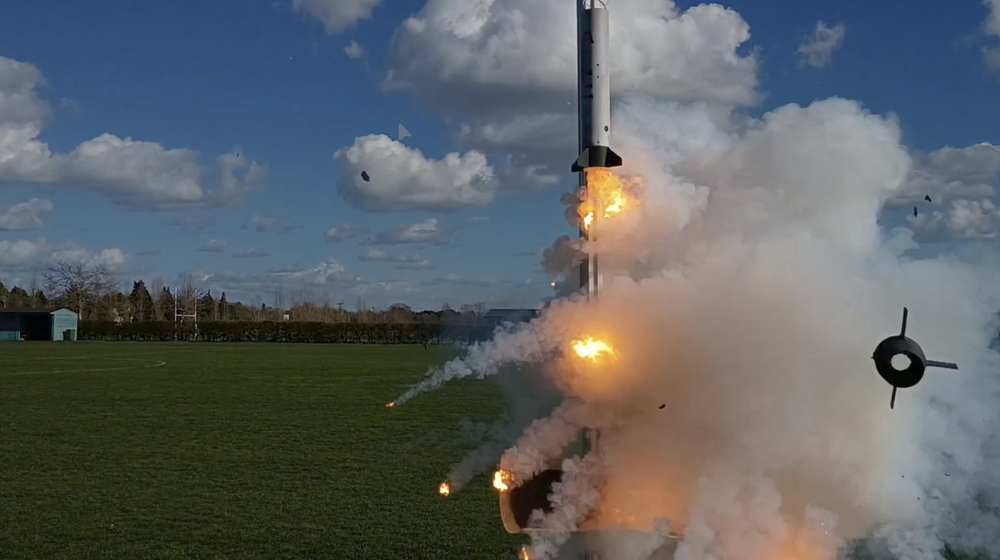
#> input picture image.png, 1000 x 560 px, shrunk from 2011 x 1126 before the run, found by its file name
$ python image_editing.py
#> lines starting #> are read from the running program, lines starting #| are printed output that depends on the picture
from PIL import Image
old_image = Image.open("image.png")
#> old_image is the input picture: PIL image 1000x560 RGBA; mean R, G, B, A 92.9, 98.4, 101, 255
print(old_image.size)
#| (1000, 560)
new_image = Image.new("RGB", old_image.size)
#> new_image: PIL image 1000x560 RGB; every value is 0
pixels_old = old_image.load()
pixels_new = new_image.load()
old_image.show()

#red
for y in range(old_image.size[1]):
    for x in range(old_image.size[0]):
        pixels_new[x,y] = (pixels_old[x,y][0],0,0)
new_image.show()
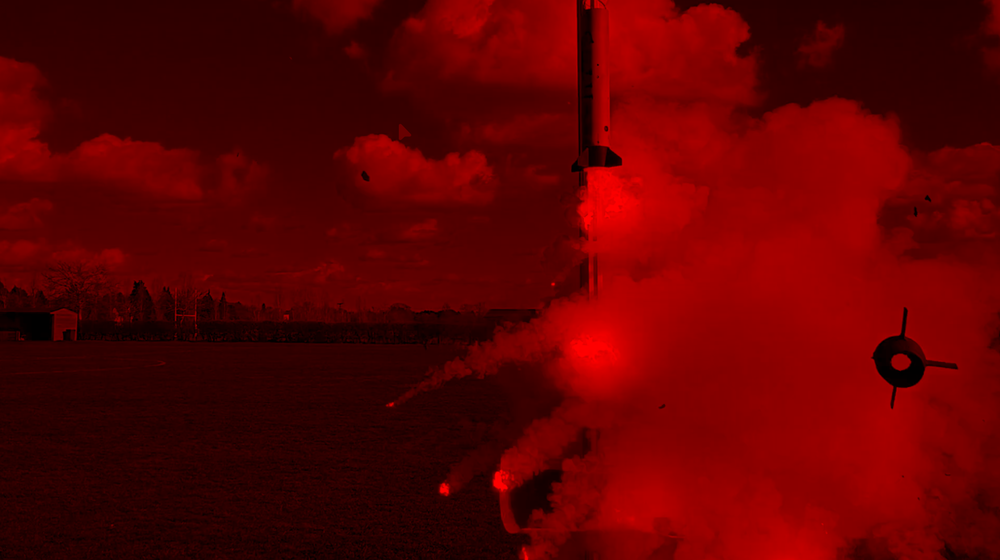
#> shown: PIL image 1000x560 RGB; mean R, G, B 92.9, 0, 0

# greyscale
for y in range(old_image.size[1]):
    for x in range(old_image.size[0]):
        value = (pixels_old[x,y][0]+pixels_old[x,y][1]+pixels_old[x,y][2])//3
        pixels_new[x,y] = (value,value,value)
new_image.show()
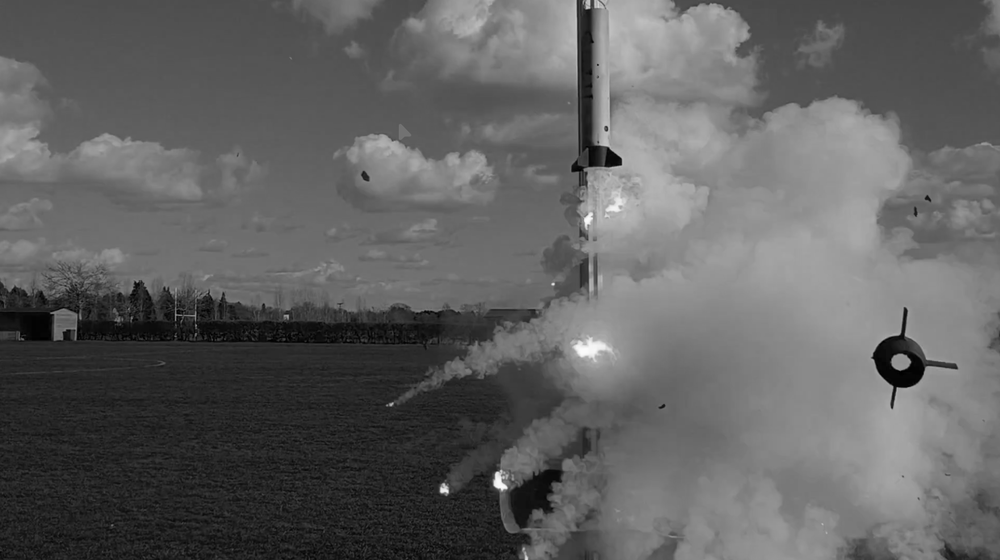
#> shown: PIL image 1000x560 RGB; min 0, max 251, mean 97.1

# flipped
for y in range(old_image.size[1]):
    for x in range(old_image.size[0]):
        try:
            pixels_new[x,y] = pixels_old[(old_image.size[0]-1-x),y]
        except:
            print(x,y)
new_image.show()
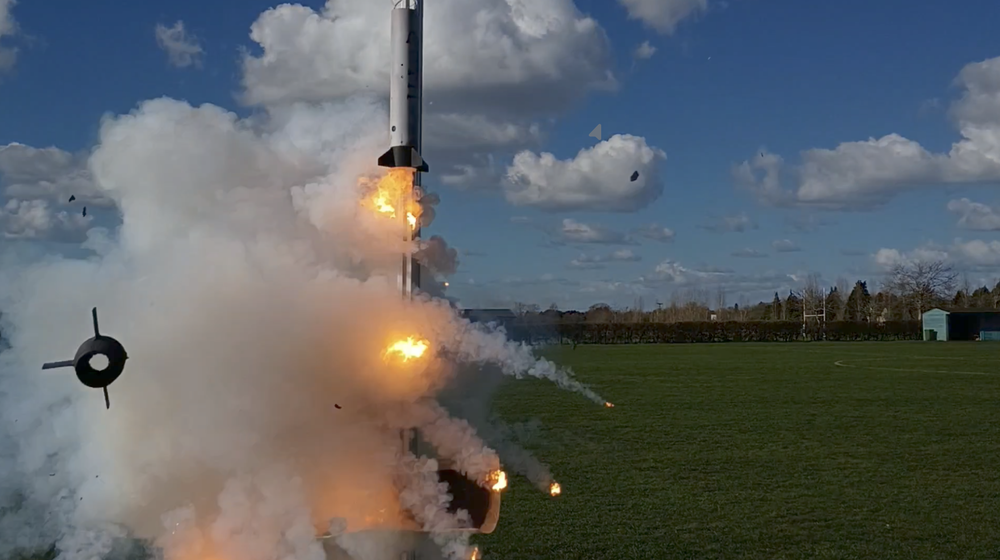
#> shown: PIL image 1000x560 RGB; mean R, G, B 92.9, 98.4, 101
